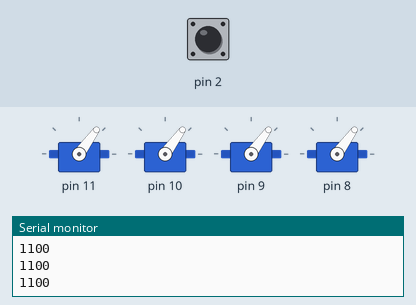
Recording of a sketch running on a simulated Arduino Uno, built with avr-gcc and run on an emulated ATmega328P. On the bench: 4 × servo, the last lines printed to the serial monitor. Inputs (shaded band) come from the test bench; at power-on: pin 2 LOW.

Above: at 1.2 s.
1.3 s: pin 2 pulsed HIGH 2 times (0.12 s each, 0.3 s apart)
At 1.8 s:
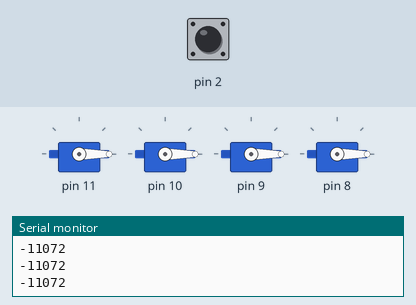
Timing chart, 0 to 4.3 s (numbered marks = the images above; inputs shaded):
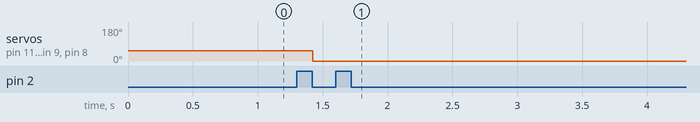

The sketch:

Control_4_ESCs.ino
```cpp
#include <Servo.h>
Servo esc[4];

byte last_channel_throttle, last_channel_yaw, last_channel_pitch, last_channel_roll, last_channel_gear;
int receiver_input_channel_throttle, receiver_input_channel_yaw, receiver_input_channel_pitch, receiver_input_channel_roll, receiver_input_channel_gear;
unsigned long timer_channel_throttle, timer_channel_yaw, timer_channel_pitch, timer_channel_roll, timer_channel_gear;
unsigned long timer_throttle, timer_yaw, timer_pitch, timer_roll, timer_gear, current_time, zero_timer;

void setup() {
  Serial.begin(9600);

  //Attach ESCs
  for (int idx = 0;idx<4;idx++) {
    //Using CleanFlight Notation
    esc[idx].attach(11-idx);
  }

  ///Receiver Stuff
  PCICR |= (1 << PCIE2);
  PCMSK2 |= (1 << PCINT18); //Pin 2 - Throttle
  zero_timer = micros();   //Set the zero_timer for the first loop.

  //Initialize Receiver Signals
  receiver_input_channel_throttle = 1100;

}

void loop() {
  Serial.println(receiver_input_channel_throttle);
  for (int idx = 0;idx<4;idx++) {
    esc[idx].writeMicroseconds(receiver_input_channel_throttle);
  }
}

///INTERUPPTS FOR RECEIVER SIGNALS
ISR(PCINT2_vect) { //this is for pins 0-7
  current_time = micros();
  if (PIND & B00000100) {                                      //Is input 2 high?
    if(last_channel_throttle == 0){                                   //Input changed from 0 to 1
      last_channel_throttle = 1;                                      //Remember current input state
      timer_throttle = current_time;                                  //Set timer_throttle to current_time
    }
  }
  else if(last_channel_throttle == 1){                                //Input is not high and changed from 1 to 0
    last_channel_throttle = 0;                                        //Remember current input state
    receiver_input_channel_throttle = current_time - timer_throttle;         //Channel throttle is current_time - timer_throttle
  }
}
```

Measured:
- after the input at 1.3 s, servo on pin 11, servo on pin 10, servo on pin 9, servo on pin 8: 54° → 0° after 0.12 s
